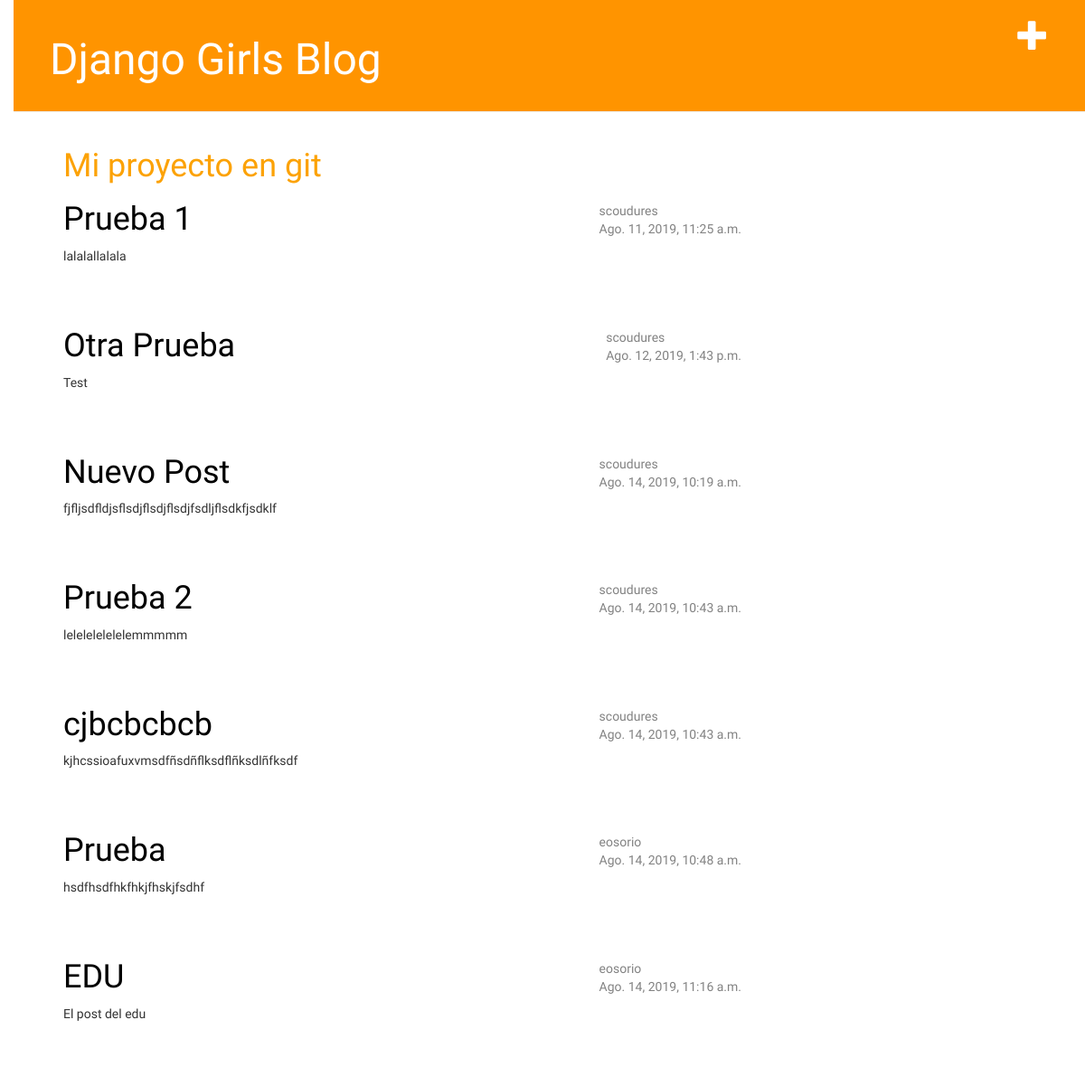
The app's page / (signed in) with its own data.
### blog/models.py (models this page shows, shortened)
class Post(models.Model):
    author = models.ForeignKey('auth.User', on_delete=models.CASCADE)
    title = models.CharField(max_length=200)
    text = models.TextField()
    created_date = models.DateTimeField(
            default=timezone.now)
    published_date = models.DateTimeField(
            blank=True, null=True)

### blog/views.py (the view)
# urls.py: path('', views.post_list, name='post_list'),
def post_list(request):
    posts = Post.objects.filter(published_date__lte=timezone.now()).order_by('published_date')
    return render(request, 'blog/post_list.html', {'posts': posts})

### blog/templates/blog/post_list.html
{% extends 'blog/base.html' %}
{{% block content %}
<h1><a href="https://github.com/scouduresmpf/my-first-blog">Mi proyecto en git</a></h1>
    {% for post in posts %}
        <div class="post">
            <div class="date">
				{{ post.author }} </br>
                {{ post.published_date }}
            </div>
            <h1><a href="{% url 'post_detail' pk=post.pk %}">{{ post.title }}</a></h1>
            <p>{{ post.text|linebreaksbr }}</p>
        </div>
    {% endfor %}
{% endblock %}

### blog/static/css/blog.css (style rules this page uses)
h1 a { color: #FCA205; }
body { padding-left: 15px; font-family: 'Lobster'; }
h1, h2, h3, h4 { font-family: 'Lobster', cursive; }
.date { float: right; color: #828282; }
.post { margin-bottom: 70px; }
.post h1 a, .post h1 a:visited { color: #000000; }

### records on screen
Post: author "scoudures", published_date "Ago. 11, 2019, 11:25 a.m.", title "Prueba 1", text "lalalallalala"
Post: author "scoudures", published_date "Ago. 12, 2019, 1:43 p.m.", title "Otra Prueba", text "Test"
Post: author "scoudures", published_date "Ago. 14, 2019, 10:19 a.m.", title "Nuevo Post", text "fjfljsdfldjsflsdjflsdjflsdjfsdljflsdkfjsdklf"
Post: author "scoudures", published_date "Ago. 14, 2019, 10:43 a.m.", title "Prueba 2", text "lelelelelelelemmmmm"
Post: author "scoudures", published_date "Ago. 14, 2019, 10:43 a.m.", title "cjbcbcbcb", text "kjhcssioafuxvmsdfñsdñflksdflñksdlñfksdf"
Post: author "eosorio", published_date "Ago. 14, 2019, 10:48 a.m.", title "Prueba", text "hsdfhsdfhkfhkjfhskjfsdhf"
Post: author "eosorio", published_date "Ago. 14, 2019, 11:16 a.m.", title "EDU", text "El post del edu"
